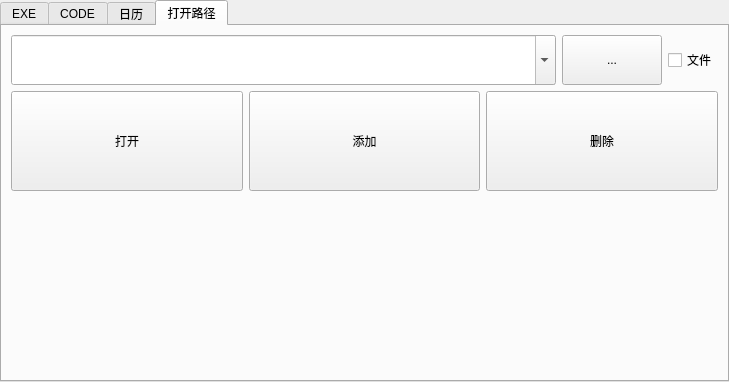
<?xml version="1.0" encoding="UTF-8"?>
<ui version="4.0">
 <class>ToolsTabWidget</class>
 <widget class="QTabWidget" name="ToolsTabWidget">
  <property name="geometry">
   <rect>
    <x>0</x>
    <y>0</y>
    <width>729</width>
    <height>382</height>
   </rect>
  </property>
  <property name="windowTitle">
   <string>TabWidget</string>
  </property>
  <property name="currentIndex">
   <number>3</number>
  </property>
  <widget class="QWidget" name="tab">
   <attribute name="title">
    <string>EXE</string>
   </attribute>
   <layout class="QGridLayout" name="gridLayout_2">
    <item row="0" column="0">
     <widget class="QPushButton" name="pushButton_calc">
      <property name="minimumSize">
       <size>
        <width>0</width>
        <height>80</height>
       </size>
      </property>
      <property name="maximumSize">
       <size>
        <width>100</width>
        <height>16777215</height>
       </size>
      </property>
      <property name="toolTip">
       <string>open calc</string>
      </property>
      <property name="text">
       <string>计算器</string>
      </property>
     </widget>
    </item>
    <item row="0" column="1">
     <widget class="QPushButton" name="pushButton_cmd">
      <property name="minimumSize">
       <size>
        <width>0</width>
        <height>80</height>
       </size>
      </property>
      <property name="maximumSize">
       <size>
        <width>100</width>
        <height>16777215</height>
       </size>
      </property>
      <property name="toolTip">
       <string>open calc</string>
      </property>
      <property name="text">
       <string>命令CMD</string>
      </property>
     </widget>
    </item>
    <item row="1" column="0">
     <widget class="QPushButton" name="pushButton_notepad">
      <property name="minimumSize">
       <size>
        <width>0</width>
        <height>80</height>
       </size>
      </property>
      <property name="maximumSize">
       <size>
        <width>100</width>
        <height>16777215</height>
       </size>
      </property>
      <property name="toolTip">
       <string>open notepad</string>
      </property>
      <property name="text">
       <string>记事本</string>
      </property>
     </widget>
    </item>
    <item row="2" column="0">
     <widget class="QPushButton" name="pushButton_notepadplus">
      <property name="minimumSize">
       <size>
        <width>0</width>
        <height>80</height>
       </size>
      </property>
      <property name="maximumSize">
       <size>
        <width>100</width>
        <height>16777215</height>
       </size>
      </property>
      <property name="toolTip">
       <string>open notepad++</string>
      </property>
      <property name="text">
       <string>NotePad++</string>
      </property>
     </widget>
    </item>
    <item row="2" column="1">
     <widget class="QPushButton" name="pushButton_sourceinsight">
      <property name="minimumSize">
       <size>
        <width>0</width>
        <height>80</height>
       </size>
      </property>
      <property name="maximumSize">
       <size>
        <width>100</width>
        <height>16777215</height>
       </size>
      </property>
      <property name="toolTip">
       <string>open source insight</string>
      </property>
      <property name="text">
       <string>SrcInsight</string>
      </property>
     </widget>
    </item>
    <item row="3" column="0">
     <widget class="QPushButton" name="pushButton_python">
      <property name="minimumSize">
       <size>
        <width>0</width>
        <height>80</height>
       </size>
      </property>
      <property name="maximumSize">
       <size>
        <width>100</width>
        <height>16777215</height>
       </size>
      </property>
      <property name="toolTip">
       <string>open python</string>
      </property>
      <property name="text">
       <string>Python</string>
      </property>
     </widget>
    </item>
    <item row="3" column="1">
     <widget class="QPushButton" name="pushButton_python_Dtest">
      <property name="minimumSize">
       <size>
        <width>0</width>
        <height>80</height>
       </size>
      </property>
      <property name="maximumSize">
       <size>
        <width>100</width>
        <height>16777215</height>
       </size>
      </property>
      <property name="toolTip">
       <string>open python D:test.py</string>
      </property>
      <property name="text">
       <string>Python:DUt</string>
      </property>
     </widget>
    </item>
   </layout>
  </widget>
  <widget class="QWidget" name="tab_code">
   <attribute name="title">
    <string>CODE</string>
   </attribute>
   <layout class="QGridLayout" name="gridLayout">
    <item row="0" column="0">
     <widget class="QPushButton" name="pushButton_lineadd">
      <property name="minimumSize">
       <size>
        <width>81</width>
        <height>51</height>
       </size>
      </property>
      <property name="maximumSize">
       <size>
        <width>81</width>
        <height>51</height>
       </size>
      </property>
      <property name="text">
       <string>行添加</string>
      </property>
     </widget>
    </item>
    <item row="0" column="1">
     <layout class="QVBoxLayout" name="verticalLayout_2">
      <item>
       <widget class="QTextEdit" name="textEdit_main_content"/>
      </item>
      <item>
       <widget class="QTextEdit" name="textEdit_suffix">
        <property name="minimumSize">
         <size>
          <width>0</width>
          <height>80</height>
         </size>
        </property>
        <property name="maximumSize">
         <size>
          <width>16777215</width>
          <height>80</height>
         </size>
        </property>
       </widget>
      </item>
     </layout>
    </item>
   </layout>
  </widget>
  <widget class="QWidget" name="tab_date">
   <attribute name="title">
    <string>日历</string>
   </attribute>
   <layout class="QGridLayout" name="gridLayout_4">
    <item row="0" column="0">
     <widget class="QPushButton" name="pushButton_calender">
      <property name="minimumSize">
       <size>
        <width>0</width>
        <height>100</height>
       </size>
      </property>
      <property name="text">
       <string>日历</string>
      </property>
     </widget>
    </item>
   </layout>
  </widget>
  <widget class="QWidget" name="tab_2">
   <attribute name="title">
    <string>打开路径</string>
   </attribute>
   <layout class="QGridLayout" name="gridLayout_3">
    <item row="0" column="0" colspan="2">
     <layout class="QHBoxLayout" name="horizontalLayout">
      <item>
       <widget class="QComboBox" name="comboBox_path">
        <property name="minimumSize">
         <size>
          <width>0</width>
          <height>50</height>
         </size>
        </property>
        <property name="font">
         <font>
          <family>SimSun-ExtB</family>
          <pointsize>16</pointsize>
         </font>
        </property>
        <property name="editable">
         <bool>true</bool>
        </property>
        <property name="maxVisibleItems">
         <number>50</number>
        </property>
       </widget>
      </item>
      <item>
       <widget class="QPushButton" name="pushButton_opendir">
        <property name="minimumSize">
         <size>
          <width>0</width>
          <height>50</height>
         </size>
        </property>
        <property name="maximumSize">
         <size>
          <width>100</width>
          <height>16777215</height>
         </size>
        </property>
        <property name="text">
         <string>...</string>
        </property>
       </widget>
      </item>
      <item>
       <widget class="QCheckBox" name="checkBox_isfile">
        <property name="minimumSize">
         <size>
          <width>0</width>
          <height>50</height>
         </size>
        </property>
        <property name="maximumSize">
         <size>
          <width>50</width>
          <height>16777215</height>
         </size>
        </property>
        <property name="text">
         <string>文件</string>
        </property>
       </widget>
      </item>
     </layout>
    </item>
    <item row="1" column="0" colspan="2">
     <layout class="QHBoxLayout" name="horizontalLayout_2">
      <item>
       <widget class="QPushButton" name="pushButton_open">
        <property name="minimumSize">
         <size>
          <width>0</width>
          <height>100</height>
         </size>
        </property>
        <property name="text">
         <string>打开</string>
        </property>
       </widget>
      </item>
      <item>
       <widget class="QPushButton" name="pushButton_addpath">
        <property name="minimumSize">
         <size>
          <width>0</width>
          <height>100</height>
         </size>
        </property>
        <property name="text">
         <string>添加</string>
        </property>
       </widget>
      </item>
      <item>
       <widget class="QPushButton" name="pushButton_delpath">
        <property name="minimumSize">
         <size>
          <width>0</width>
          <height>100</height>
         </size>
        </property>
        <property name="text">
         <string>删除</string>
        </property>
       </widget>
      </item>
     </layout>
    </item>
    <item row="2" column="0">
     <spacer name="verticalSpacer">
      <property name="orientation">
       <enum>Qt::Vertical</enum>
      </property>
      <property name="sizeHint" stdset="0">
       <size>
        <width>20</width>
        <height>40</height>
       </size>
      </property>
     </spacer>
    </item>
   </layout>
  </widget>
 </widget>
 <resources/>
 <connections/>
</ui>
